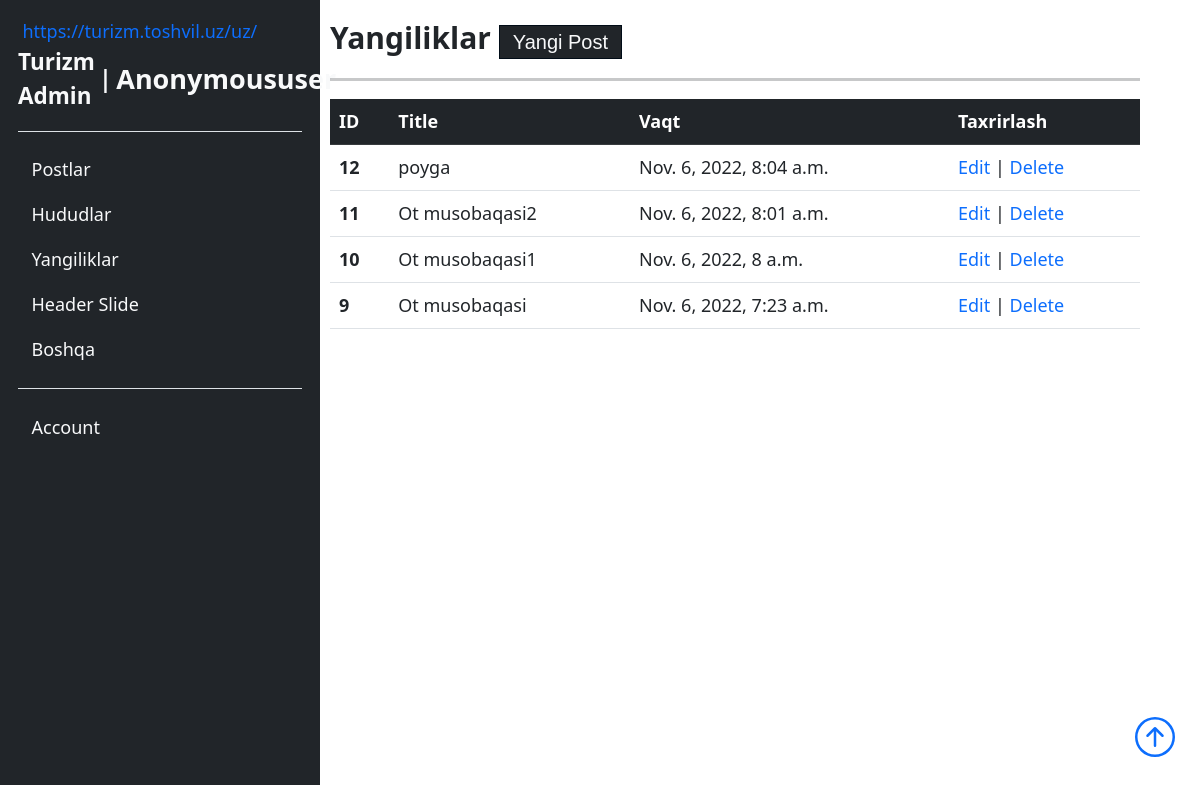
Page /users/root/list/all/news/ on the committed database.
### main/models.py (models this page shows, shortened)
class Post(M):
    author = m.ForeignKey(CustomUser, on_delete=m.SET_NULL, null=True, blank=True)
    navbaritem = m.ForeignKey(NavbarItems, on_delete=m.SET_NULL, null=True, blank=True)
    post_img = ResizedImageField(size=[1920, 1080],upload_to='posts/')
    uz_title = m.CharField(max_length=l)
    ru_title = m.CharField(max_length=l, null=True, blank=True)
    en_title = m.CharField(max_length=l, null=True, blank=True)
    uz_description = m.CharField(max_length=100)
    ru_description= m.CharField(max_length=l, null=True, blank=True)
    en_description= m.CharField(max_length=l, null=True, blank=True)
    uz_post = RichTextUploadingField()
    ru_post = RichTextUploadingField(null=True, blank=True)
    en_post = RichTextUploadingField(null=True, blank=True)
    slug = m.SlugField(max_length=l, unique=True)
    post_view = m.IntegerField(default=0, null=True, blank=True)
    add_time = m.DateTimeField(auto_now_add=True)

class News(Post):
    navbar = m.ForeignKey(NavbarName,on_delete=m.SET_NULL, null=True, blank=True)

class Post(M):
    author = m.ForeignKey(CustomUser, on_delete=m.SET_NULL, null=True, blank=True)
    navbaritem = m.ForeignKey(NavbarItems, on_delete=m.SET_NULL, null=True, blank=True)
    post_img = ResizedImageField(size=[1920, 1080],upload_to='posts/')
    uz_title = m.CharField(max_length=l)
    ru_title = m.CharField(max_length=l, null=True, blank=True)
    en_title = m.CharField(max_length=l, null=True, blank=True)
    uz_description = m.CharField(max_length=100)
    ru_description= m.CharField(max_length=l, null=True, blank=True)
    en_description= m.CharField(max_length=l, null=True, blank=True)
    uz_post = RichTextUploadingField()
    ru_post = RichTextUploadingField(null=True, blank=True)
    en_post = RichTextUploadingField(null=True, blank=True)
    slug = m.SlugField(max_length=l, unique=True)
    post_view = m.IntegerField(default=0, null=True, blank=True)
    add_time = m.DateTimeField(auto_now_add=True)

### custom_user/views.py (the view)
# urls.py: path('root/list/all/news/', NewsList.as_view(), name='newslist'),
class NewsList(ListView):
    model = News
    ordering = '-add_time'
    paginate_by = 50
    template_name = 'users/adminpanel/list/list_news.htm'

### main/models.py (called while the page is built)
    def __str__(self):
        return self.uz_name

    def __str__(self):
        return super().__str__()

### templates/users/adminpanel/list/list_news.htm (shortened to what this page needs)
{% extends '../root.htm' %}
{% block name %}
    Yangiliklar
{% endblock name %}
{% block add_btn %}
    <a class="bg-dark link-light" href="{% url 'users:addnews' %}">Yangi Post</a>
{% endblock add_btn %}
{% block list %}
    <div id="table">
        <table class="table">
            <thead class="table-dark">
                <tr>
                    <th scope="col">ID</th>
                    <th scope="col">Title</th>
                    <th scope="col">Vaqt</th>
                    <th scope="col">Taxrirlash</th>
                </tr>
            </thead>
            <tbody>
                {% for obj in object_list %}
                    <tr>
                        <th>{{ obj.id }}</th>
                        <td>{{ obj.uz_title }}</td>
                        <td>{{ obj.add_time }}</td>
                        <td>
                            <a href="{% url 'users:updatenews' pk=obj.pk %}">Edit</a> | <a href="" data-bs-toggle="modal" data-bs-target="#staticBackdrop{{ obj.id }}">Delete</a>
                        </td>
                    </tr>
                {% endfor %}
            </tbody>
        </table>
    </div>
{% endblock list %}

### static/css/style.css (style rules this page uses)
* { margin: 0; padding: 0; font-size: 18px; box-sizing: border-box; list-style-type: none !important; text-decoration: none !important; font-family: system-ui, -apple-system, BlinkMacSystemFont, "Segoe UI", Roboto, Oxygen, Ubuntu, Cantarell, "Open Sans", "Helvetica Neue", sans-serif; }
html { scrollbar-width: thin; transition: 1s all ease-in-out; scrollbar-color: #03396C #fff; }
#admin_main #action_bar #header a, #admin_main #action_bar #header main section .all button, main section .all #admin_main #action_bar #header button { font-size: 20px; padding: 5px 13px; border: 1px solid #010C17; font-family: "Franklin Gothic Medium", "Arial Narrow", Arial, sans-serif; }
#admin_main #action_bar #table { height: 70%; overflow: scroll; }
#admin_main #action_bar #table table thead { top: 0; position: -webkit-sticky; position: sticky; }

### templates/base.htm (style rules this page uses)
body { overflow-x: hidden; }

### rows in the picture
News: id "12", uz_title "poyga", add_time "Nov. 6, 2022, 8:04 a.m."
News: id "11", uz_title "Ot musobaqasi2", add_time "Nov. 6, 2022, 8:01 a.m."
News: id "10", uz_title "Ot musobaqasi1", add_time "Nov. 6, 2022, 8 a.m."
News: id "9", uz_title "Ot musobaqasi", add_time "Nov. 6, 2022, 7:23 a.m."

### other values in the picture
{{ user | title }} "Anonymoususer"
